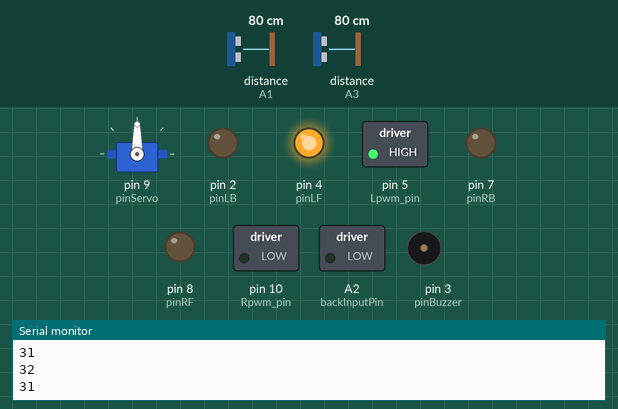
Simulated run of this sketch. Board: Arduino Uno, built with avr-gcc and run on an emulated ATmega328P. Parts: servo, switched loads named in the sketch (green lamp = pin HIGH), output pins drawn as LEDs (lit = HIGH), buzzer (waves = sounding), the last lines printed to the serial monitor. Wiring (inferred from the names in the program): ultrasonic range finder: trigger A0; echo A1. Dashed ring = blinking. Inputs (shaded band) come from the test bench; at power-on: distance to the obstacle (sensors on A1, A3) 80 cm. The echo pulse lasts 58.3 µs per cm; pins used as bus, display or sensor lines are not drawn.

Above: at 3.5 s.
3.6 s: distance to the obstacle (sensor on A1) set to 250 cm
At 3.8 s:
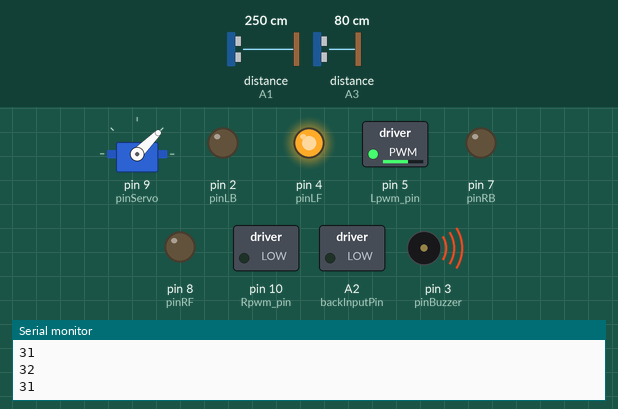
6.6 s: distance to the obstacle (sensor on A1) set to 60 cm
9.6 s: distance to the obstacle (sensor on A1) set to 35 cm
At 10.16 s:
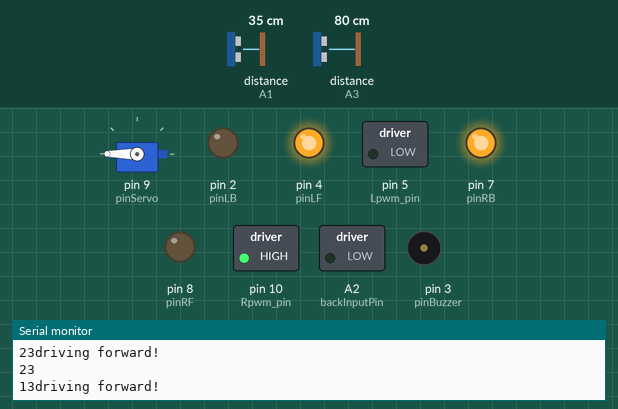
12.6 s: distance to the obstacle (sensor on A3) set to 2 cm
At 14.9 s:
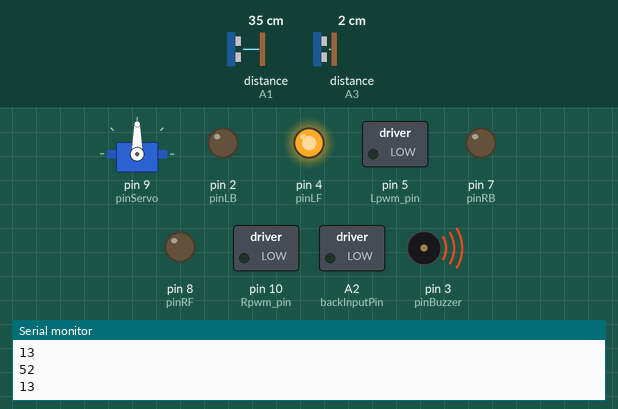
15.6 s: distance to the obstacle (sensor on A3) set to 299 cm
At 16.12 s:
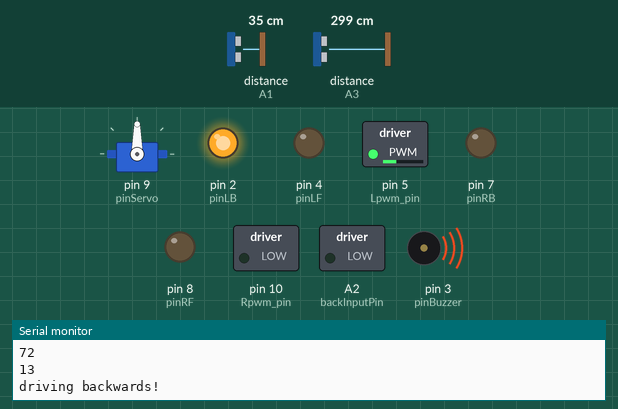
18.6 s: distance to the obstacle (sensor on A3) set to 120 cm
Timing chart, 0 to 22.6 s (numbered marks = the images above; inputs shaded):
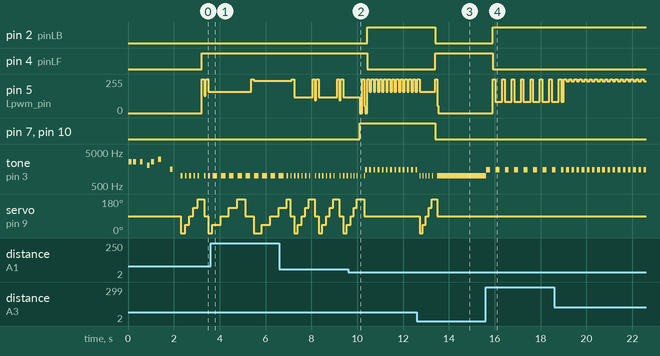

The sketch:

2wd_smartcar.ino
```cpp
#include <Servo.h>

/*************************************************
 * Public Constants
 *************************************************/

#define NOTE_B0  31
#define NOTE_C1  33
#define NOTE_CS1 35
#define NOTE_D1  37
#define NOTE_DS1 39
#define NOTE_E1  41
#define NOTE_F1  44
#define NOTE_FS1 46
#define NOTE_G1  49
#define NOTE_GS1 52
#define NOTE_A1  55
#define NOTE_AS1 58
#define NOTE_B1  62
#define NOTE_C2  65
#define NOTE_CS2 69
#define NOTE_D2  73
#define NOTE_DS2 78
#define NOTE_E2  82
#define NOTE_F2  87
#define NOTE_FS2 93
#define NOTE_G2  98
#define NOTE_GS2 104
#define NOTE_A2  110
#define NOTE_AS2 117
#define NOTE_B2  123
#define NOTE_C3  131
#define NOTE_CS3 139
#define NOTE_D3  147
#define NOTE_DS3 156
#define NOTE_E3  165
#define NOTE_F3  175
#define NOTE_FS3 185
#define NOTE_G3  196
#define NOTE_GS3 208
#define NOTE_A3  220
#define NOTE_AS3 233
#define NOTE_B3  247
#define NOTE_C4  262
#define NOTE_CS4 277
#define NOTE_D4  294
#define NOTE_DS4 311
#define NOTE_E4  330
#define NOTE_F4  349
#define NOTE_FS4 370
#define NOTE_G4  392
#define NOTE_GS4 415
#define NOTE_A4  440
#define NOTE_AS4 466
#define NOTE_B4  494
#define NOTE_C5  523
#define NOTE_CS5 554
#define NOTE_D5  587
#define NOTE_DS5 622
#define NOTE_E5  659
#define NOTE_F5  698
#define NOTE_FS5 740
#define NOTE_G5  784
#define NOTE_GS5 831
#define NOTE_A5  880
#define NOTE_AS5 932
#define NOTE_B5  988
#define NOTE_C6  1047
#define NOTE_CS6 1109
#define NOTE_D6  1175
#define NOTE_DS6 1245
#define NOTE_E6  1319
#define NOTE_F6  1397
#define NOTE_FS6 1480
#define NOTE_G6  1568
#define NOTE_GS6 1661
#define NOTE_A6  1760
#define NOTE_AS6 1865
#define NOTE_B6  1976
#define NOTE_C7  2093
#define NOTE_CS7 2217
#define NOTE_D7  2349
#define NOTE_DS7 2489
#define NOTE_E7  2637
#define NOTE_F7  2794
#define NOTE_FS7 2960
#define NOTE_G7  3136
#define NOTE_GS7 3322
#define NOTE_A7  3520
#define NOTE_AS7 3729
#define NOTE_B7  3951
#define NOTE_C8  4186
#define NOTE_CS8 4435
#define NOTE_D8  4699
#define NOTE_DS8 4978

//Mario main theme melody
int melody[] = {
  NOTE_E7, NOTE_E7, 0, NOTE_E7,
  0, NOTE_C7, NOTE_E7, 0,
  NOTE_G7, 0, 0,  0,
  NOTE_G6, 0, 0, 0,
};
//Mario main them tempo
int tempo[] = {
  12, 12, 12, 12,
  12, 12, 12, 12,
  12, 12, 12, 12,
  12, 12, 12, 12,
};

//int pinLB=6;
//int pinLF=9;
//int pinRB=10;
//int pinRF=11;

// MOTOR PINS
int pinLB=2;
int pinLF=4;
int Lpwm_pin=5;
int pinRB=7;
int pinRF=8;
int Rpwm_pin=10;

// SENSOR PINS
int frontInputPin=A0;
int frontOutputPin=A1;
int backInputPin=A2;
int backOutputPin=A3;

// buzzer
int pinBuzzer = 3;

int Fspeedd=0;
int Rspeedd=0;
int Lspeedd=0;
int directionn=0;

Servo myservo;
int pinServo=9;

int delay_time=250;
int Fgo=8;
int Rgo=6;
int Lgo=4;
int Bgo=2;


int maxDistance = 400; // inches

void setup() {
  // put your setup code here, to run once:
  Serial.begin(9600);

  myservo.attach(pinServo);
  pinMode(pinLB, OUTPUT);
  pinMode(pinLF, OUTPUT);
  pinMode(pinRB, OUTPUT);
  pinMode(pinRF, OUTPUT);
  pinMode(Lpwm_pin, OUTPUT);
  pinMode(Rpwm_pin, OUTPUT);

  pinMode(pinBuzzer, OUTPUT);

  int size = sizeof(melody) / sizeof(int);
  for (int thisNote = 0; thisNote < size; thisNote++) {

    // to calculate the note duration, take one second
    // divided by the note type.
    //e.g. quarter note = 1000 / 4, eighth note = 1000/8, etc.
    int noteDuration = 1000 / tempo[thisNote];

    buzz(pinBuzzer, melody[thisNote], noteDuration);

    // to distinguish the notes, set a minimum time between them.
    // the note's duration + 30% seems to work well:
    int pauseBetweenNotes = noteDuration * 1.30;
    delay(pauseBetweenNotes);

    // stop the tone playing:
    buzz(pinBuzzer, 0, noteDuration);

  }
}


void buzz(int targetPin, long frequency, long length) {
  long delayValue = 1000000 / frequency / 2; // calculate the delay value between transitions
  //// 1 second's worth of microseconds, divided by the frequency, then split in half since
  //// there are two phases to each cycle
  long numCycles = frequency * length / 1000; // calculate the number of cycles for proper timing
  //// multiply frequency, which is really cycles per second, by the number of seconds to
  //// get the total number of cycles to produce
  for (long i = 0; i < numCycles; i++) { // for the calculated length of time...
    digitalWrite(targetPin, HIGH); // write the buzzer pin high to push out the diaphram
    delayMicroseconds(delayValue); // wait for the calculated delay value
    digitalWrite(targetPin, LOW); // write the buzzer pin low to pull back the diaphram
    delayMicroseconds(delayValue); // wait again or the calculated delay value
  }
}

void BREAK(int direction = 0) {
  if (direction == 0) {
    digitalWrite(pinLB, HIGH); // Turn HIGH motor A
    digitalWrite(pinLF, LOW);
  }
  if (direction == 1) {
    digitalWrite(pinLB, LOW); // Turn HIGH motor A
    digitalWrite(pinLF, HIGH);
  }
  analogWrite(Lpwm_pin, 255); // TO set the turning speed to 200 out of possible range 0 to 255
  delay(200);

  digitalWrite(pinLB, LOW); // Turn HIGH motor A
  digitalWrite(pinLF, LOW);
}

void buzzerDistance(double distance, int buzzerSound = 1000) {
  if (distance > maxDistance) {
    distance = maxDistance;
  }

//  noTone(pinBuzzer);
  tone(pinBuzzer, buzzerSound, 100 * (double) (200 / distance));
  delay(1000 * (double) (distance / maxDistance));
  tone(pinBuzzer, 0, 100 * (double) (200 / distance));
}

int decideDriveCounter = 0;
void loop() {
  decideDriveCounter++;
  Serial.print("\r\n");
  Serial.print(decideDriveCounter);
  Serial.print("\r\n");
  if (decideDriveCounter >= 0 && decideDriveCounter <= 10) {
    if (DECIDEDRIVE()) {
      return;
    } else {
      while (DRIVEBACKWARD()) {
        decideDriveCounter = 0;
        Serial.print("driving backwards!\n");
      }
    }
  }

  while (DRIVEFORWARD()) {
    decideDriveCounter = 0;
    Serial.print("driving forward!\n");
  }

  while (DRIVEBACKWARD()) {
    decideDriveCounter = 0;
    Serial.print("driving backwards!\n");
  }
}

int * scanLeftToRight() {
  myservo.write(0);
  int deg0 = getFrontDistance(0);
  delay(100);

  myservo.write(45);
  int deg45 = getFrontDistance(0);
  delay(100);

  myservo.write(90);
  int deg90 = getFrontDistance(0);
  delay(100);

  myservo.write(135);
  int deg135 = getFrontDistance(0);
  delay(100);

  myservo.write(180);
  int deg180 = getFrontDistance(0);
  delay(100);

  static int r[4];
  r[0] = deg0;
  r[1] = deg45;
  r[2] = deg90;
  r[3] = deg135;
  r[4] = deg180;

  return r;
}

void LOOKLEFT() {
  myservo.write(0);
  delay(1000);
}

void LOOKCENTER() {
  myservo.write(90);
  delay(1000);
}

void LOOKRIGHT() {
  myservo.write(180);
  delay(1000);
}

void STOP() {
  digitalWrite(pinLB, LOW); // Turn the motor off
  digitalWrite(pinLF, LOW); // Turn the motor off
  digitalWrite(pinRB, LOW); // Turn the motor off
  digitalWrite(pinRF, LOW); // Turn the motor off
  analogWrite(Lpwm_pin, 0); // TO set the turning speed to 200 out of possible range 0 to 255
  analogWrite(Lpwm_pin, 0);
  delay(1000);
}

bool DECIDEDRIVE() {
  int * distances = scanLeftToRight();
  int distance = distances[2]; // front distance

  digitalWrite(pinRB, LOW); // turn HIGH motor B
  digitalWrite(pinRF, LOW);  // To set the turning speed to 200 out of possible range 0 to 255
  analogWrite(Rpwm_pin, 0);

  int maxDistanceDecide = 60;

  Serial.print(distances[2]);
  if (distances[2] > maxDistanceDecide || distances[2] <= 5) {
    return false;
  }

  // Run the motors on both direction at fixed speed
  digitalWrite(pinLB, LOW); // Turn HIGH motor A
  digitalWrite(pinLF, HIGH);
  analogWrite(Lpwm_pin, 0); // TO set the turning speed to 200 out of possible range 0 to 255

  if (distances[1] > distances[3]) {
    digitalWrite(pinRB, HIGH); // turn HIGH motor B
    digitalWrite(pinRF, LOW);  // To set the turning speed to 200 out of possible range 0 to 255
    analogWrite(Rpwm_pin, 255);
    delay(100);  // Delay
  }

  if (distances[3] > distances[1]) {
    digitalWrite(pinRB, LOW); // turn HIGH motor B
    digitalWrite(pinRF, HIGH);  // To set the turning speed to 200 out of possible range 0 to 255
    analogWrite(Rpwm_pin, 255);
    delay(100);  // Delay
  }

  digitalWrite(pinLB, LOW);
  digitalWrite(pinLF, HIGH);
  analogWrite(Lpwm_pin, 255); // TO set the turning speed to 200 out of possible range 0 to 255
  delay(100);

  double accelerate = 255 * ((double) distances[2] / 60);

  analogWrite(Lpwm_pin, accelerate); // TO set the turning speed to 200 out of possible range 0 to 255

  return true;
}

bool DRIVEFORWARD() {
  myservo.write(90); // make sure to look at the front!

  double accelerate = 0;
  int distance = getFrontDistance(0);

  Serial.print(distance);
  Serial.print("\r\n");
  if (distance <= 20) {
    distance = 0;
    analogWrite(Lpwm_pin, accelerate); // TO set the turning speed to 200 out of possible range 0 to 255
    return false;
  }

  digitalWrite(pinLB, LOW);
  digitalWrite(pinLF, HIGH);
  analogWrite(Lpwm_pin, 255); // TO set the turning speed to 200 out of possible range 0 to 255
  delay(100);

  accelerate = 255 * ((double) distance / 50);

  analogWrite(Lpwm_pin, accelerate); // TO set the turning speed to 200 out of possible range 0 to 255

  if (DECIDEDRIVE()) {
    return true;
  }

  return accelerate > 0;
}

bool DRIVEBACKWARD() {
  double accelerate = 0;
  int distance = getBackDistance(0);

  if (distance <= 20) {
    distance = 0;
    return false;
  }

  digitalWrite(pinLB, HIGH);
  digitalWrite(pinLF, LOW);
  analogWrite(Lpwm_pin, 255); // TO set the turning speed to 200 out of possible range 0 to 255
  delay(100);

  accelerate = 255 * ((double) distance / 50);

  analogWrite(Lpwm_pin, accelerate); // TO set the turning speed to 200 out of possible range 0 to 255

  return accelerate > 0;
}

void BACKWARDLEFT() {
  // Run the motors on both direction at fixed speed
  digitalWrite(pinLB, LOW); // Turn HIGH motor A
  digitalWrite(pinLF, HIGH);
  analogWrite(Lpwm_pin, 0); // TO set the turning speed to 200 out of possible range 0 to 255

  digitalWrite(pinRB, LOW); // turn HIGH motor B
  digitalWrite(pinRF, HIGH);  // To set the turning speed to 200 out of possible range 0 to 255
  analogWrite(Rpwm_pin, 255);
  delay(500);  // Delay

  // Run the motors on both direction at fixed speed
  digitalWrite(pinLB, HIGH); // Turn HIGH motor A
  digitalWrite(pinLF, LOW);
  analogWrite(Lpwm_pin, 200); // TO set the turning speed to 200 out of possible range 0 to 255
  delay(2000);
}

void BACKWARDRIGHT() {
    // Run the motors on both direction at fixed speed
  digitalWrite(pinLB, LOW); // Turn HIGH motor A
  digitalWrite(pinLF, HIGH);
  analogWrite(Lpwm_pin, 0); // TO set the turning speed to 200 out of possible range 0 to 255

  digitalWrite(pinRB, HIGH); // turn HIGH motor B
  digitalWrite(pinRF, LOW);  // To set the turning speed to 200 out of possible range 0 to 255
  analogWrite(Rpwm_pin, 255);
  delay(500);  // Delay

  // Run the motors on both direction at fixed speed
  digitalWrite(pinLB, HIGH); // Turn HIGH motor A
  digitalWrite(pinLF, LOW);
  analogWrite(Lpwm_pin, 200); // TO set the turning speed to 200 out of possible range 0 to 255
  delay(2000);
}

void TURNLEFT() {
  // Run the motors on both direction at fixed speed
  digitalWrite(pinLB, LOW); // Turn HIGH motor A
  digitalWrite(pinLF, HIGH);
  analogWrite(Lpwm_pin, 0); // TO set the turning speed to 200 out of possible range 0 to 255

  digitalWrite(pinRB, HIGH); // turn HIGH motor B
  digitalWrite(pinRF, LOW);  // To set the turning speed to 200 out of possible range 0 to 255
  analogWrite(Rpwm_pin, 255);
  delay(500);  // Delay

  // Run the motors on both direction at fixed speed
  digitalWrite(pinLB, LOW); // Turn HIGH motor A
  digitalWrite(pinLF, HIGH);
  analogWrite(Lpwm_pin, 255); // TO set the turning speed to 200 out of possible range 0 to 255
  delay(2000);
}

void TURNRIGHT() {
  // Run the motors on both direction at fixed speed
  digitalWrite(pinLB, LOW); // Turn HIGH motor A
  digitalWrite(pinLF, HIGH);
  analogWrite(Lpwm_pin, 0); // TO set the turning speed to 200 out of possible range 0 to 255

  digitalWrite(pinRB, LOW); // turn HIGH motor B
  digitalWrite(pinRF, HIGH);  // To set the turning speed to 200 out of possible range 0 to 255
  analogWrite(Rpwm_pin, 255);
  delay(500);  // Delay

  // Run the motors on both direction at fixed speed
  digitalWrite(pinLB, LOW); // Turn HIGH motor A
  digitalWrite(pinLF, HIGH);
  analogWrite(Lpwm_pin, 255); // TO set the turning speed to 200 out of possible range 0 to 255
  delay(2000);
}

void DRIVECIRCLE()
{
  // Run the motors on both direction at fixed speed
  digitalWrite(pinLB, HIGH); // Turn HIGH motor A
  digitalWrite(pinLF, LOW);
  analogWrite(Lpwm_pin, 10); // TO set the turning speed to 200 out of possible range 0 to 255

  digitalWrite(pinRB, HIGH); // turn HIGH motor B
  digitalWrite(pinRF, LOW);  // To set the turning speed to 200 out of possible range 0 to 255
  analogWrite(Rpwm_pin, 500);
  delay(2000);  // Delay to 2 seconds

  // Changing the direction of the motor

  digitalWrite(pinLB, LOW);
  digitalWrite(pinLF, HIGH);
  digitalWrite(pinRB, LOW);
  digitalWrite(pinRF, HIGH);
  delay(2000); // Delay to 2 seconds

  digitalWrite(pinLB, LOW); // Turn the motor off
  digitalWrite(pinLF, LOW); // Turn the motor off
  digitalWrite(pinRB, LOW); // Turn the motor off
  digitalWrite(pinRF, LOW); // Turn the motor off
}

void DRIVEONE()
{
  // Run the motors on both direction at fixed speed
  digitalWrite(pinLB, HIGH); // Turn HIGH motor A
  digitalWrite(pinLF, LOW);
  analogWrite(Lpwm_pin, 200); // TO set the turning speed to 200 out of possible range 0 to 255

  digitalWrite(pinRB, HIGH); // turn HIGH motor B
  digitalWrite(pinRF, LOW);  // To set the turning speed to 200 out of possible range 0 to 255
  analogWrite(Rpwm_pin, 200);
  delay(2000);  // Delay to 2 seconds

  // Changing the direction of the motor

  digitalWrite(pinLB, LOW);
  digitalWrite(pinLF, HIGH);
  digitalWrite(pinRB, LOW);
  digitalWrite(pinRF, HIGH);
  delay(2000); // Delay to 2 seconds

  digitalWrite(pinLB, LOW); // Turn the motor off
  digitalWrite(pinLF, LOW); // Turn the motor off
  digitalWrite(pinRB, LOW); // Turn the motor off
  digitalWrite(pinRF, LOW); // Turn the motor off
}
void DRIVETWO()
{
/*
  These function will turn the motors on the possible speeds, the maximum speed turns is determined
  by the motor specs and the operating voltage. The PWM(Pulse with modulation values will sent
  by analogWrite() function to drive the maxim speed.
*/

  digitalWrite(pinLB, LOW);
  digitalWrite(pinLF, HIGH);
  digitalWrite(pinRB, LOW);
  digitalWrite(pinRF, HIGH);

  for (int x = 0; x < 256; x++)   // Motor will accelerate from 0 to maximum speed
  {
    analogWrite(Lpwm_pin, x);
    analogWrite(Rpwm_pin, x);
    delay(20);
  }

  for (int y = 255; y >= 0; --y)  // Motor will decelerate from maximum speed to 0
  {
    analogWrite(Lpwm_pin, y);
    analogWrite(Rpwm_pin, y);
    delay(20);
  }

  digitalWrite(pinLB, LOW); //  Tun Off All the Motors
  digitalWrite(pinLF, LOW);
  digitalWrite(pinRB, LOW);
  digitalWrite(pinRF, LOW);
}

long getFrontDistance(int type) {
  //  type can be 0 for inches and 1 for centimeter
  long duration, inches, cm;
  pinMode(frontInputPin, OUTPUT);
  digitalWrite(frontInputPin, LOW);
  delayMicroseconds(2);
  digitalWrite(frontInputPin, HIGH);
  delayMicroseconds(10);
  digitalWrite(frontInputPin, LOW);
  pinMode(frontOutputPin, INPUT);
  duration = pulseIn(frontOutputPin, HIGH);
  inches = microsecondsToInches(duration);
  cm = microsecondsToCentimeters(duration);
  buzzerDistance(inches);

  if (type == 0) {
    return inches;
  }

  return cm;
}

long getBackDistance(int type) {
  //  type can be 0 for inches and 1 for centimeter
  long duration, inches, cm;
  pinMode(backInputPin, OUTPUT);
  digitalWrite(backInputPin, LOW);
  delayMicroseconds(2);
  digitalWrite(backInputPin, HIGH);
  delayMicroseconds(10);
  digitalWrite(backInputPin, LOW);
  pinMode(backOutputPin, INPUT);
  duration = pulseIn(backOutputPin, HIGH);
  inches = microsecondsToInches(duration);
  cm = microsecondsToCentimeters(duration);
//  Serial.print(inches);
//  Serial.print("in, ");
//  Serial.print(cm);
//  Serial.print("cm");
//  Serial.println();
  buzzerDistance(inches, 1500);

  if (type == 0) {
    return inches;
  }

  return cm;
}

long microsecondsToInches(long microseconds) {
   return microseconds / 74 / 2;
}

long microsecondsToCentimeters(long microseconds) {
   return microseconds / 29 / 2;
}
```

Measured:
- after the input at 9.6 s, pin 2 (pinLB): LOW → HIGH after 0.83 s; pin 4 (pinLF): HIGH → LOW after 0.83 s; pin 7 (pinRB), pin 10 (Rpwm_pin): LOW → HIGH after 0.51 s
- after the input at 12.6 s, pin 2 (pinLB), pin 7 (pinRB), pin 10 (Rpwm_pin): HIGH → LOW after 0.80 s; pin 4 (pinLF): LOW → HIGH after 0.80 s; servo on pin 9 (pinServo): 90° → 0° after 0.12 s, → 45° 0.13 s later, → 90° 0.13 s later, → 135° 0.13 s later, … (6 changes in this stretch)
- after the input at 15.6 s, pin 2 (pinLB): LOW → HIGH after 0.32 s; pin 4 (pinLF): HIGH → LOW after 0.32 s; pin 5 (Lpwm_pin): alternates 255/255 for 0.10 s and 84/255 for 0.31 s, starting after 0.32 s; tone on pin 3 (pinBuzzer): 1000 Hz → silent at once, then repeats every 0.41 s: 1500 Hz 0.17 s, silent 0.24 s
